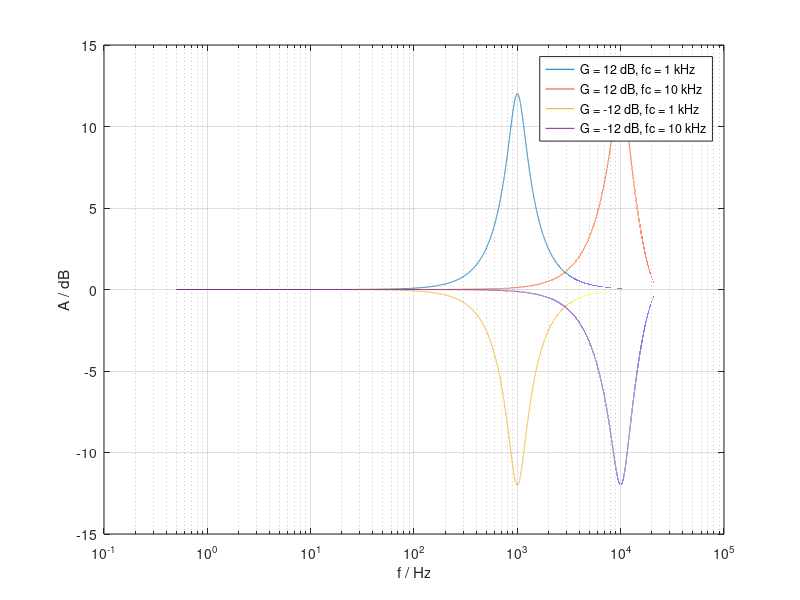

MATLAB code to generate this figure: (Note: this script raises an error after producing the figure.)
%% %%Cascade Graphic Equalisers%% %%

clear all
close all
clc

%% Magnitude Response
% Q3
fs = 48000;
fc = [1000 10000];
GdB = [12 -12];
G = 10.^(GdB/20);
wc = 2*pi*fc/fs;
B = wc/sqrt(2);
t = tan(B/2);
figure(1)
for i =1:2
    for j =1:2
        num = [G(i)*t(j)+sqrt(G(i)) -2*sqrt(G(i))*cos(wc(j)) sqrt(G(i))-G(i)*t(j)];
        den = [t(j)+sqrt(G(i)) -2*sqrt(G(i))*cos(wc(j)) sqrt(G(i))-t(j)];
        [h,w] = freqz(num,den,fs);
        semilogx(w/2/pi*fs,20*log10(abs(h)));
        hold on
    end
end
grid on
xlabel('f / Hz');
ylabel('A / dB');
legend('G = 12 dB, fc = 1 kHz','G = 12 dB, fc = 10 kHz','G = -12 dB, fc = 1 kHz','G = -12 dB, fc = 10 kHz')

%% A Wideband Telephony Speech Equaliser
% G = 10^(12/20) ;
% fs = 16000;
% fc = 1000;
% wc = 2* pi*fc/fs;
% b = [G*tan(wc/2)+sqrt(G) G*tan(wc/2)-sqrt(G)];
% a = [tan(wc/2)+sqrt(G) tan(wc/2)-sqrt(G)];

%% A Wideband Telephony Speech Equaliser
GdB = [-30,-20,0,-10,3,20.5];
fc = [125, 250, 500, 1000, 2000, 4000];
fs = 16000;

[x_in,fs] = audioread('speech_wideband_16k.wav');

dataIn = x_in;

%one LowShelvingFilter
Hd = LowShelvingFilter(GdB(1),fc(1),fs);
Numerator(1,:) = [Hd.Numerator 0];
Denominator(1,:) = [Hd.Denominator 0];
dataOut = filter(Hd.Numerator,Hd.Denominator,dataIn);
dataIn = dataOut;

%four PeakNotchFilter
for i =2:5
    Hd = PeakNotchFilter(GdB(i),fc(i),fs);
    Numerator(i,:) = Hd.Numerator;
    Denominator(i,:) = Hd.Denominator;
    dataOut = filter(Hd.Numerator,Hd.Denominator,dataIn);
    dataIn = dataOut;
end

%one HighShelvingFilter
Hd = HighShelvingFilter(GdB(6),fc(6),fs);
Numerator(6,:) = [Hd.Numerator 0];
Denominator(6,:) = [Hd.Denominator 0];
dataOut = filter(Hd.Numerator,Hd.Denominator,dataIn);

audiowrite('speech_wideband_16k_filtered.wav',dataOut,fs)

compareResponse('speech_wideband_16k_filtered.wav')




